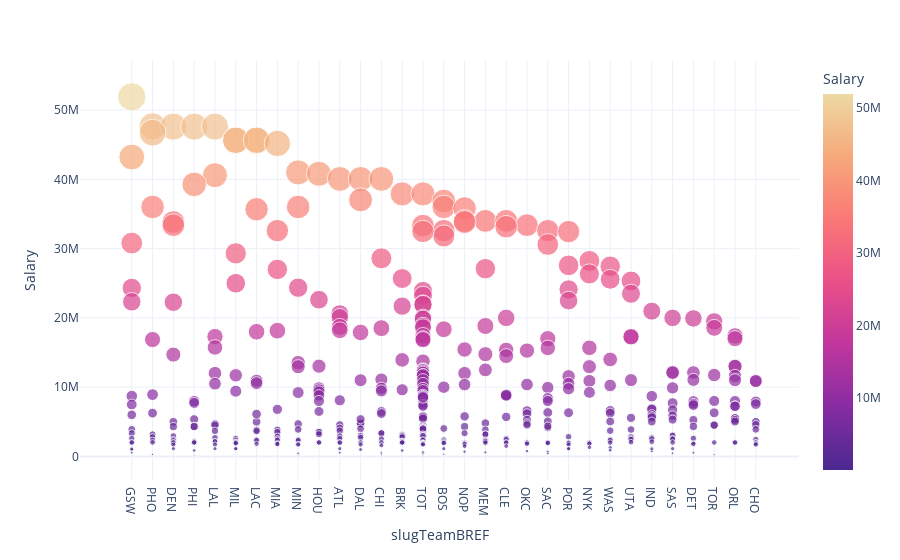

Notebook code cell kept with this figure:
### Code cell
# Visualizar el salario de los jugadores de acuerdo a su edad
fig = px.scatter(SS, x="slugTeamBREF", y="Salary", color = "Salary",
                 size='Salary', hover_data=['namePlayer','slugTeamBREF'], color_continuous_scale=px.colors.sequential.Agsunset, height=700)
fig.show()

### Figure 1 — Plotly figure (JSON) as saved in the notebook; plotly's stock layout.template omitted (floating-point values rounded to 4 significant figures; data arrays with more than 128 entries replaced by an {"elided": "..."} marker saying what was removed)
{"data": [{"customdata": {"elided": "478x1 str values"}, "hovertemplate": "slugTeamBREF=%{x}<br>Salary=%{marker.color}<br>namePlayer=%{customdata[0]}<extra></extra>", "legendgroup": "", "marker": {"color": {"elided": "478 int values"}, "coloraxis": "coloraxis", "size": {"elided": "478 int values"}, "sizemode": "area", "sizeref": 129800.0, "symbol": "circle"}, "mode": "markers", "name": "", "orientation": "v", "showlegend": false, "type": "scatter", "x": {"elided": "478 str values"}, "xaxis": "x", "y": {"elided": "478 int values"}, "yaxis": "y"}], "layout": {"autosize": true, "coloraxis": {"colorbar": {"title": {"text": "Salary"}}, "colorscale": [[0, "rgb(75, 41, 145)"], [0.1667, "rgb(135, 44, 162)"], [0.3333, "rgb(192, 54, 157)"], [0.5, "rgb(234, 79, 136)"], [0.6667, "rgb(250, 120, 118)"], [0.8333, "rgb(246, 169, 122)"], [1, "rgb(237, 217, 163)"]]}, "legend": {"itemsizing": "constant", "tracegroupgap": 0}, "margin": {"t": 60}, "xaxis": {"anchor": "y", "autorange": true, "domain": [0, 1], "range": [-2.23, 31.95], "title": {"text": "slugTeamBREF"}, "type": "category"}, "yaxis": {"anchor": "x", "autorange": true, "domain": [0, 1], "range": [-3249000.0, 56600000.0], "title": {"text": "Salary"}, "type": "linear"}}}
